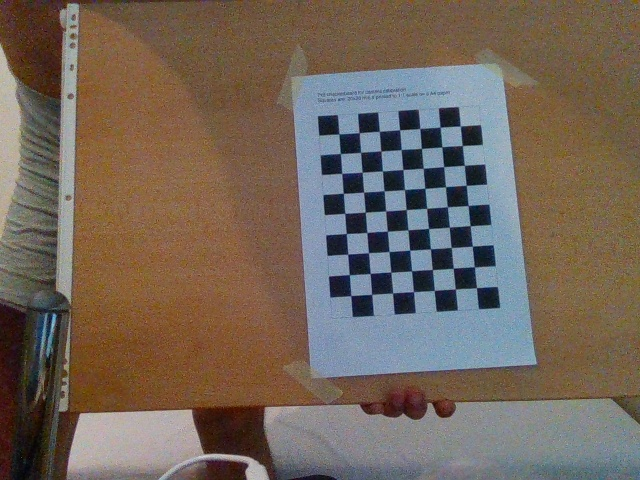
#> input picture src/perception_cvut/src/intrinsic_calibration/images_camera/img1.jpg, 640 x 480 px; its folder holds 4 pictures in this run
$ python cali_other.py
#> lines starting #> are read from the running program, lines starting #| are printed output that depends on the picture; after the words box and inside, x2 and y2 are one past the last pixel; in counts of white or black regions, pixels touching at a corner belong together
#! /usr/bin/env python
# -*- coding: utf-8 -*-
# vim:fenc=utf-8
#
# Copyright © 2019 Cesar Sinchiguano <cesarsinchiguano@hotmail.es>
#
# Distributed under terms of the MIT license.

"""

"""
import numpy as np
import cv2
import cv2.aruco as aruco
import glob


####---------------------- CALIBRATION ---------------------------
# termination criteria for the iterative algorithm
criteria = (cv2.TERM_CRITERIA_EPS + cv2.TERM_CRITERIA_MAX_ITER, 30, 0.001)

# prepare object points, like (0,0,0), (1,0,0), (2,0,0) ....,(6,5,0)
# checkerboard of size (7 x 6) is used
objp = np.zeros((7*9,3), np.float32)
objp[:,:2] = np.mgrid[0:7,0:9].T.reshape(-1,2)

# arrays to store object points and image points from all the images.
objpoints = [] # 3d point in real world space
imgpoints = [] # 2d points in image plane.

# iterating through all calibration images
# in the folder
images = glob.glob('images_camera/*.jpg')

for fname in images:
    img = cv2.imread(fname)
#> img is the input picture: shape (480, 640, 3); mean B, G, R 90.5, 102, 115.3
    gray = cv2.cvtColor(img,cv2.COLOR_BGR2GRAY)
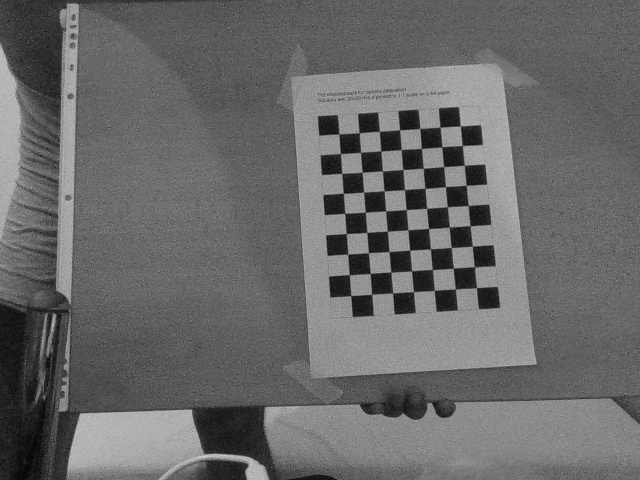
#> gray: shape (480, 640); min 2, max 213, mean 104.7

    # find the chess board (calibration pattern) corners
    ret, corners = cv2.findChessboardCorners(gray, (7,9),None)
#> ret = True; corners = 63 rows, first 8: [339, 133.8], [359.3, 132.7], [379.4, 131.4], [399.6, 129.7], [419.7, 128.4], [440.1, 127], [460.4, 126.1], [340.4, 153.4]

    # if calibration pattern is found, add object points,
    # image points (after refining them)
    if ret == True:
        objpoints.append(objp)

        # Refine the corners of the detected corners
        corners2 = cv2.cornerSubPix(gray,corners,(11,11),(-1,-1),criteria)
#> corners2 = 63 rows, first 8: [338.9, 133.8], [359.2, 132.6], [379.4, 131.3], [399.6, 129.8], [419.8, 128.5], [440.1, 127.2], [460.3, 126], [340.4, 153.5]
        imgpoints.append(corners2)

        # Draw and display the corners
        img = cv2.drawChessboardCorners(img, (7,9), corners2,ret)
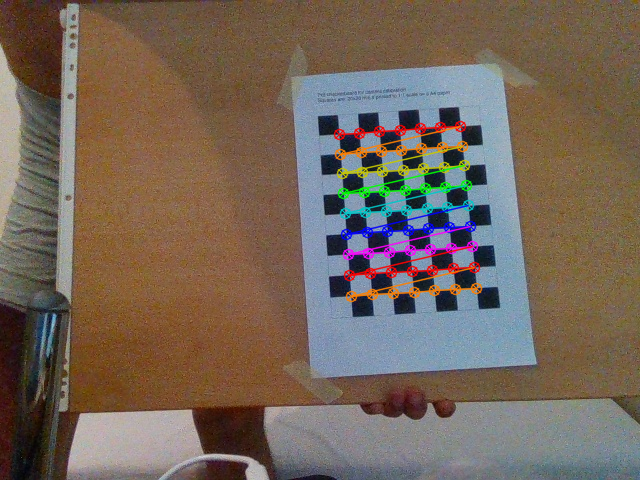
#> img: shape (480, 640, 3); 3.52% of pixels changed, all inside (x1, y1, x2, y2) = (333, 120, 483, 303)
#> pass 2 of the loop `for fname in images:`:
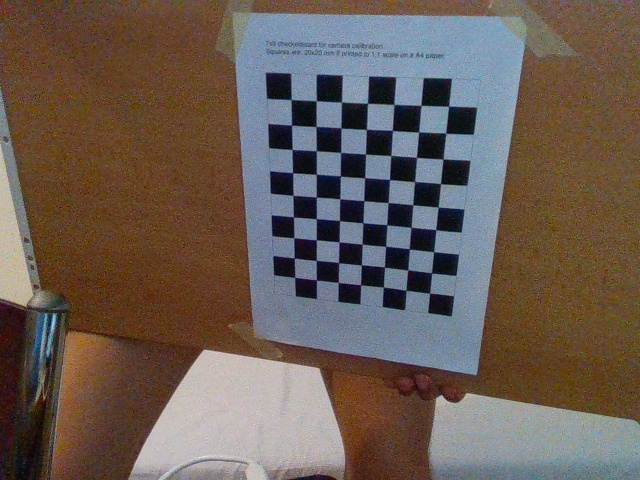
#> input picture src/perception_cvut/src/intrinsic_calibration/images_camera/img10.jpg, 640 x 480 px
#> img is the input picture: shape (480, 640, 3); mean B, G, R 84.9, 93.4, 106.5
#> `gray = cv2.cvtColor(img,cv2.COLOR_BGR2GRAY)`:
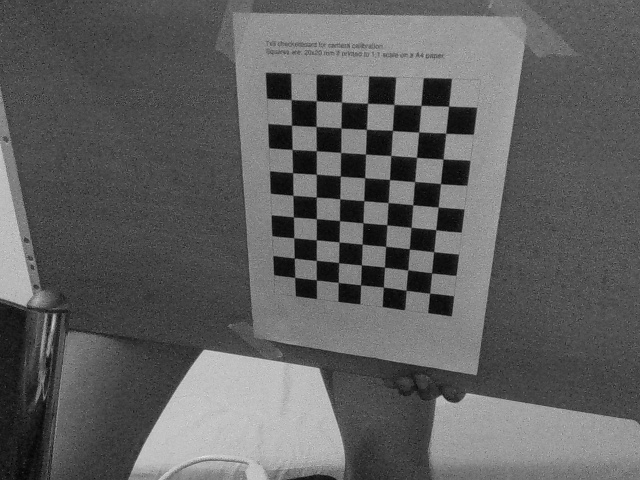
#> gray: shape (480, 640); min 1, max 228, mean 96.3
#> corners = 63 rows, first 8: [291.3, 99.58], [316.4, 100.6], [341.5, 102], [367.5, 103.1], [394, 104.5], [421.1, 105.4], [448.5, 106.1], [291.5, 125.2]
#> corners2 = 63 rows, first 8: [291.2, 99.54], [316.3, 100.7], [341.5, 102], [367.4, 103.3], [393.8, 104.4], [420.9, 105.3], [448.5, 106.1], [291.5, 125.2]
#> `img = cv2.drawChessboardCorners(img, (7,9), corners2,ret)`:
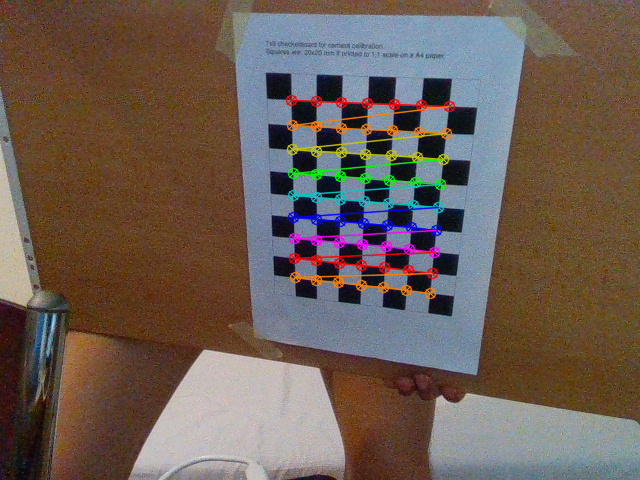
#> img: shape (480, 640, 3); 3.92% of pixels changed, all inside (x1, y1, x2, y2) = (285, 94, 456, 300)
#> pass 3 of the loop `for fname in images:`:
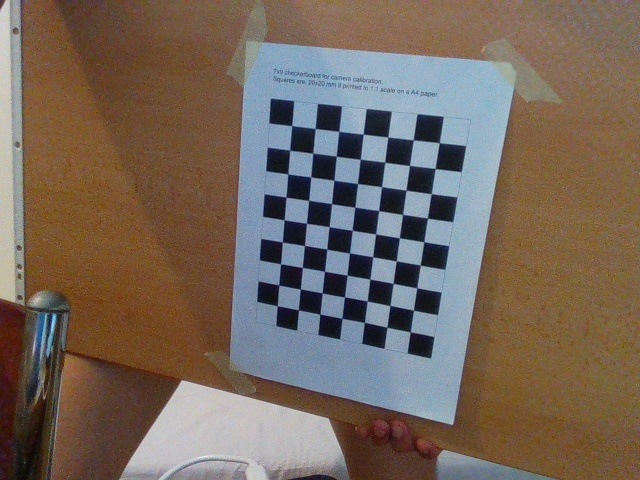
#> input picture src/perception_cvut/src/intrinsic_calibration/images_camera/img11.jpg, 640 x 480 px
#> img is the input picture: shape (480, 640, 3); mean B, G, R 92.2, 103.6, 117.7
#> `gray = cv2.cvtColor(img,cv2.COLOR_BGR2GRAY)`:
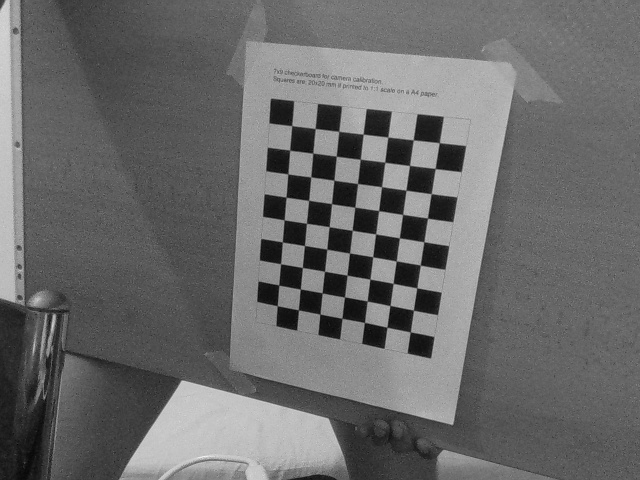
#> gray: shape (480, 640); min 4, max 244, mean 106.6
#> corners = 63 rows, first 8: [291.8, 125.5], [315.2, 128.5], [338.7, 131.3], [363.1, 134.1], [387.8, 137.1], [413.4, 139.8], [439.4, 142.7], [289.8, 150.2]
#> corners2 = 63 rows, first 8: [291.7, 125.6], [315.2, 128.5], [338.8, 131.3], [363.1, 134.1], [387.8, 137], [413.2, 139.9], [439.3, 142.6], [289.6, 150.2]
#> `img = cv2.drawChessboardCorners(img, (7,9), corners2,ret)`:
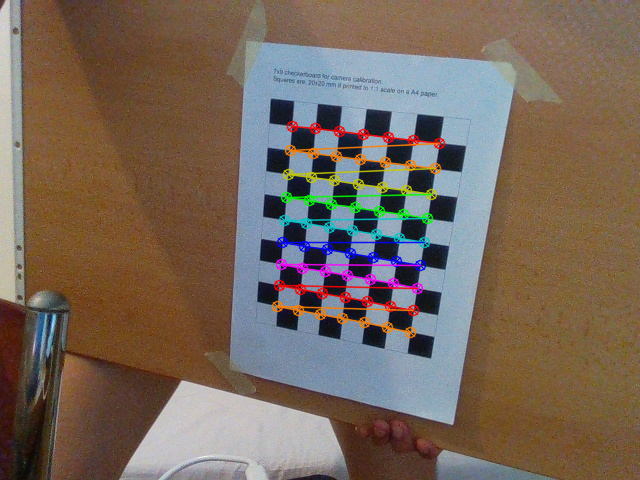
#> img: shape (480, 640, 3); 3.84% of pixels changed, all inside (x1, y1, x2, y2) = (271, 120, 446, 339)
#> the loop made 4 passes; the first 3 are shown


ret, mtx, dist, rvecs, tvecs = cv2.calibrateCamera(objpoints, imgpoints, gray.shape[::-1],None,None)


ret, mtx, dist, rvecs, tvecs = cv2.calibrateCamera(objpoints, imgpoints, gray.shape[::-1],None,None)
#> (the run stopped early here; a loop or call above may not have finished)
